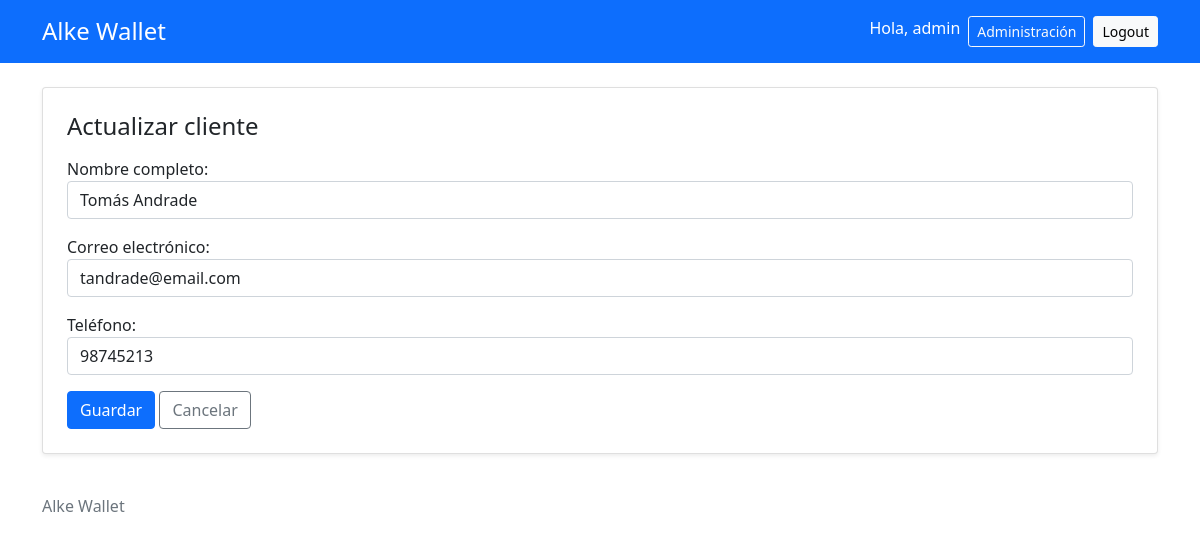
The page /clientes/22/editar/ (signed in) on the database its author committed.
### gestion/models.py (models this page shows, shortened)
class Cliente(models.Model):
    nombre = models.CharField(max_length=100)
    email = models.EmailField(unique=True)
    telefono = models.CharField(max_length=20, blank=True)
    fecha_registro = models.DateTimeField(auto_now_add=True)
    class Meta:
        ordering = ["nombre"]
        verbose_name = "Cliente"
        verbose_name_plural = "Clientes"

### gestion/views.py (the view, shortened to what this page needs)
# urls.py: path("clientes/<int:pk>/editar/", ClienteUpdateView.as_view(), name="editar_cliente"),
class ClienteUpdateView(AccesoPersonalMixin, UpdateView):
    model = Cliente
    form_class = ClienteForm
    template_name = "gestion/form_cliente.html"
    success_url = reverse_lazy("lista_clientes")
    extra_context = {
        "titulo": "Actualizar cliente",
    }

### gestion/forms.py
class ClienteForm(forms.ModelForm):
    class Meta:
        model = Cliente
        fields = [
            "nombre",
            "email",
            "telefono",
        ]
        labels = {
            "nombre": "Nombre completo",
            "email": "Correo electrónico",
            "telefono": "Teléfono"
        }
        widgets = {
            "nombre": forms.TextInput(attrs={"class": "form-control"}),
            "email": forms.EmailInput(attrs={"class": "form-control"}),
            "telefono": forms.TextInput(attrs={"class": "form-control"}),
        }

### gestion/views.py (called while the page is built)
    def test_func(self):
        return self.request.user.is_staff

### gestion/templates/gestion/form_cliente.html (shortened to what this page needs)
{% extends "base.html" %}
{% block content %}
<div class="row justify-content-center">
    <div class="col-bd-8">
        <div class="card shadow-sm">
            <div class="card-body p-4">
                <h1 class="h4 mb-3">{{ titulo }}</h1>
                <form method="post">
                    {{form.as_p}}
                    <button class="btn btn-primary">Guardar</button>
                    <a href="{% url 'lista_clientes' %}" class="btn btn-outline-secondary">Cancelar</a>
                </form>
            </div>
        </div>
    </div>
</div>
{% endblock %}

### gestion/templates/base.html (shortened to what this page needs)
{% load static %}
<!DOCTYPE html>
<html lang="es">
    <head>
        <link href="https://cdn.jsdelivr.net/npm/bootstrap@5.0.2/dist/css/bootstrap.min.css" rel="stylesheet">
    </head>
    <body>
        <header class="bg-primary text-white py-3">
            <div class="container">
                <div class="d-flex flex-wrap gap-3 justify-content-between align-items-center">
                    <a href="{% url 'lista_clientes' %}" class="h4 text-white text-decoration-none mb-0">Alke Wallet</a>
                    {% if user.is_authenticated %}
                        <div class="d-flex flex-wrap gap-2">
                            <span>Hola, {{ user.username }}</span>
                            {% if user.is_staff %}
                                <a href="{% url 'admin:index' %}" class="btn btn-outline-light btn-sm">Administración</a>
                            {% endif %}
                            <form method="post" action="{% url 'logout' %}">
                                <button type="submit" class="btn btn-light btn-sm">Logout</button>
                            </form>
                        </div>
                    {% endif %}
                </div>
            </div>
        </header>
        <main class="container py-4">
            {% block content %}
            {% endblock %}
        </main>
        <footer class="container boder-top py-3 text-muted">
            Alke Wallet
        </footer>
    </body>
</html>

### rows shown on the page
Cliente: nombre "Tomás Andrade", email "tandrade@email.com", telefono "98745213"

### other values the page prints
{{ user.username }} "admin"
{{ titulo }} "Actualizar cliente"
